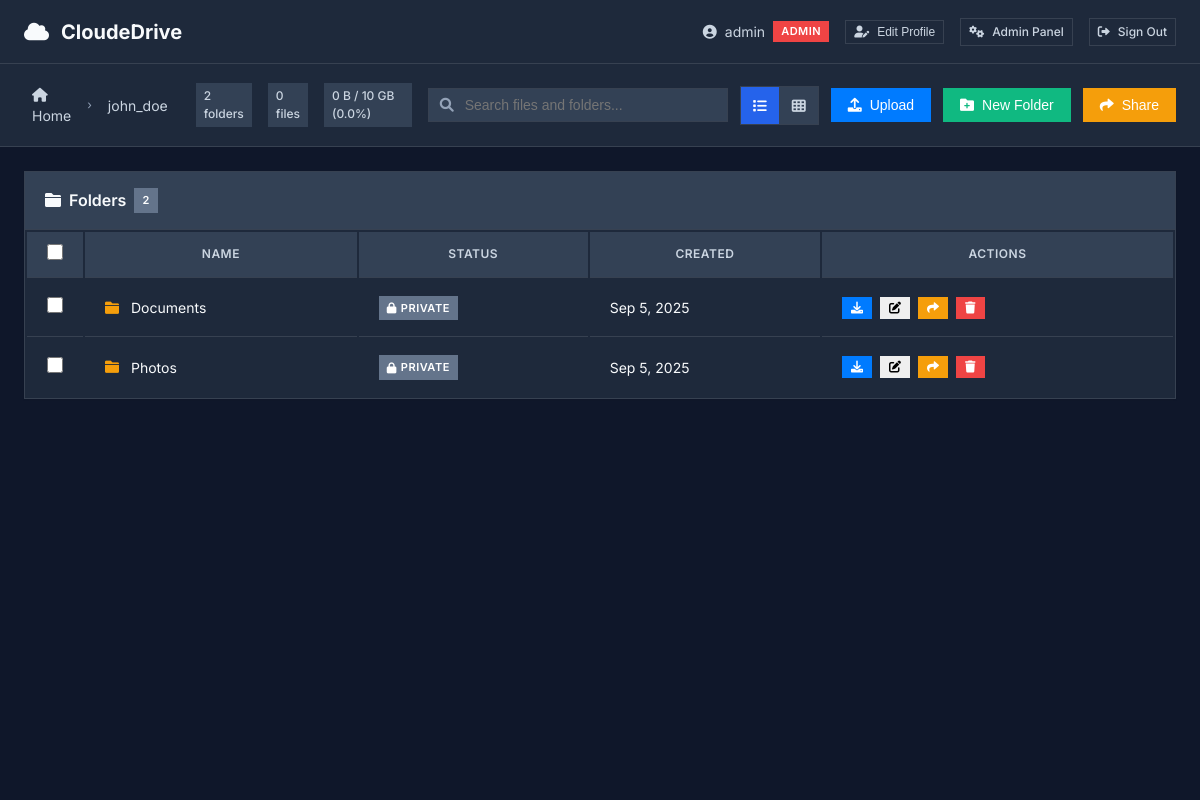
/index.php?folder=2 (signed in), run on the app's committed database.
### tables this page shows
CREATE TABLE `users` (
  `id` int(11) NOT NULL,
  `username` varchar(50) NOT NULL,
  `email` varchar(100) NOT NULL,
  `password` varchar(255) NOT NULL,
  `role` enum('admin','user') DEFAULT 'user',
  `storage_limit` bigint(20) DEFAULT 10737418240,
  `used_storage` bigint(20) DEFAULT 0,
  `created_at` timestamp NOT NULL DEFAULT current_timestamp(),
  `updated_at` timestamp NOT NULL DEFAULT current_timestamp() ON UPDATE current_timestamp()
);

CREATE TABLE `folders` (
  `id` int(11) NOT NULL,
  `name` varchar(255) NOT NULL,
  `parent_id` int(11) DEFAULT NULL,
  `owner_id` int(11) NOT NULL,
  `is_shared` tinyint(1) DEFAULT 0,
  `created_at` timestamp NOT NULL DEFAULT current_timestamp(),
  `updated_at` timestamp NOT NULL DEFAULT current_timestamp() ON UPDATE current_timestamp()
);

### index.php (the view, shortened to what the rows shown need)
<?php
require_once 'classes/User.php';
require_once 'classes/FileManager.php';
require_once 'classes/FolderManager.php';
require_once 'config/database.php';
$user = new User();
$fileManager = new FileManager();
$folderManager = new FolderManager();
$currentUser = $user->getCurrentUser();
$folderId = $_GET['folder'] ?? null;
$folderPage = max(1, (int)($_GET['folder_page'] ?? 1));
$filePage = max(1, (int)($_GET['file_page'] ?? 1));
$perPage = (int)($_GET['per_page'] ?? 20);
$perPage = in_array($perPage, [20, 50, 100, 200]) ? $perPage : 20;
$foldersResult = $folderManager->getFolders($folderId, null, $folderPage, $perPage);
$filesResult = $fileManager->getFiles($folderId, null, $filePage, $perPage);
$folders = $foldersResult['folders'] ?? [];
$files = $filesResult['files'] ?? [];
$folderPagination = [
    'current' => $foldersResult['currentPage'] ?? 1,
    'total' => $foldersResult['total'] ?? 0,
    'hasMore' => $foldersResult['hasMore'] ?? false,
    'perPage' => $foldersResult['perPage'] ?? $perPage
];
$filePagination = [
    'current' => $filesResult['currentPage'] ?? 1,
    'total' => $filesResult['total'] ?? 0,
    'hasMore' => $filesResult['hasMore'] ?? false,
    'perPage' => $filesResult['perPage'] ?? $perPage
];
$breadcrumb = $folderId ? $folderManager->getFolderBreadcrumb($folderId) : [];
$storageInfo = $user->getUserStorageInfo($currentUser['id']);
$storageUsedPercent = $storageInfo ? ($storageInfo['used_storage'] / $storageInfo['storage_limit']) * 100 : 0;
?>
<!DOCTYPE html>
<html lang="en">
<head>
    <link href="https://cdnjs.cloudflare.com/ajax/libs/font-awesome/6.0.0/css/all.min.css" rel="stylesheet">
    <link href="assets/css/style.css" rel="stylesheet">
</head>
<body>
    <div class="main-layout">
        <nav class="navbar-professional">
            <div class="navbar-content">
                <div class="navbar-actions">
                    <div class="user-info">
                        <i class="fas fa-user-circle"></i>
                        <span><?php echo htmlspecialchars($currentUser['username']); ?></span>
                        <?php if ($currentUser['role'] === 'admin'): ?>
                            <span class="admin-badge">Admin</span>
                        <?php endif; ?>
                    </div>
                </div>
            </div>
        </nav>
        <div class="toolbar">
            <div class="toolbar-content">
                <div class="toolbar-left">
                    <nav class="breadcrumb-nav">
                        <div class="breadcrumb-item">
                            <a href="index.php">
                            </a>
                        </div>
                        <?php foreach ($breadcrumb as $crumb): ?>
                            <span class="breadcrumb-separator">›</span>
                            <div class="breadcrumb-item">
                                <a href="index.php?folder=<?php echo $crumb['id']; ?>">
                                    <?php echo htmlspecialchars($crumb['name']); ?>
                                </a>
                            </div>
                        <?php endforeach; ?>
                    </nav>
                    <div class="stats-info">
                        <span class="stat-badge">
                            <?php echo $folderPagination['total']; ?> folders<?php echo $folderPagination['hasMore'] ? ' (showing first 200 max)' : ''; ?>
                        </span>
                        <span class="stat-badge">
                            <?php echo $filePagination['total']; ?> files<?php echo $filePagination['hasMore'] ? ' (showing first 200 max)' : ''; ?>
                        </span>
                        <?php if ($storageInfo): ?>
                            <span class="stat-badge">
                                <?php echo formatFileSize($storageInfo['used_storage']); ?> / <?php echo formatFileSize($storageInfo['storage_limit']); ?>
                                (<?php echo number_format($storageUsedPercent, 1); ?>%)
                            </span>
                        <?php endif; ?>
                    </div>
                </div>
            </div>
        </div>
        <div class="main-content">
            <?php if (!empty($folders) || !empty($files)): ?>
                <?php if (!empty($folders)): ?>
                <div class="card-professional">
                    <div class="card-body">
                        <div id="foldersTableView">
                            <table class="table-professional">
                                <thead>
                                    <tr>
                                        <th width="40">
                                            <input type="checkbox" id="selectAllFolders" onchange="toggleSelectAll('folder')" title="Select All">
                                        </th>
                                        <th>Name</th>
                                        <th>Status</th>
                                        <th>Created</th>
                                        <th>Actions</th>
                                    </tr>
                                </thead>
                                <tbody>
                                    <?php foreach ($folders as $folder): ?>
                                    <tr onclick="location.href='index.php?folder=<?php echo $folder['id']; ?>'" style="cursor: pointer;">
                                        <td onclick="event.stopPropagation();">
                                            <input type="checkbox" class="folder-checkbox" value="<?php echo $folder['id']; ?>" onchange="updateMultiSelectControls('folder')">
                                        </td>
                                        <td>
                                            <div class="d-flex align-items-center">
                                                <i class="fas fa-folder" style="color: #f59e0b; margin-right: 12px;"></i>
                                                <span><?php echo htmlspecialchars($folder['name']); ?></span>
                                            </div>
                                        </td>
                                        <td>
                                            <?php if ($folder['is_shared']): ?>
                                                <span class="badge-professional badge-info">
                                                    <i class="fas fa-share"></i>
                                                    Shared
                                                </span>
                                            <?php else: ?>
                                                <span class="badge-professional badge-secondary">
                                                    <i class="fas fa-lock"></i>
                                                    Private
                                                </span>
                                            <?php endif; ?>
                                        </td>
                                        <td><?php echo date('M j, Y', strtotime($folder['created_at'])); ?></td>
                                        <td>
                                            <div class="d-flex" style="gap: 8px;">
                                                <button class="btn-professional btn-primary btn-sm" onclick="event.stopPropagation(); downloadFolder(<?php echo $folder['id']; ?>)" title="Download as ZIP">
                                                    <i class="fas fa-download"></i>
                                                </button>
                                                <?php if ($currentUser['role'] === 'admin' || $folder['owner_id'] == $currentUser['id']): ?>
                                                    <button class="btn-professional btn-info btn-sm" onclick="event.stopPropagation(); renameFolder(<?php echo $folder['id']; ?>, '<?php echo htmlspecialchars($folder['name'], ENT_QUOTES); ?>')" title="Rename">
                                                        <i class="fas fa-edit"></i>
                                                    </button>
                                                <?php endif; ?>
                                                <?php if ($currentUser['role'] === 'admin' || $folder['owner_id'] == $currentUser['id']): ?>
                                                    <button class="btn-professional btn-warning btn-sm" onclick="event.stopPropagation(); shareFolder(<?php echo $folder['id']; ?>)" title="Share">
                                                        <i class="fas fa-share"></i>
                                                    </button>
                                                <?php endif; ?>
                                                <?php if ($currentUser['role'] === 'admin' || $folder['can_delete_folder']): ?>
                                                <button class="btn-professional btn-danger btn-sm" onclick="event.stopPropagation(); showDeleteConfirmation('folder', <?php echo $folder['id']; ?>, '<?php echo htmlspecialchars($folder['name'], ENT_QUOTES); ?>')" title="Delete">
                                                    <i class="fas fa-trash"></i>
                                                </button>
                                                <?php endif; ?>
                                            </div>
                                        </td>
                                    </tr>
                                    <?php endforeach; ?>
                                </tbody>
                            </table>
                        </div>
                    </div>
                </div>
                <?php endif; ?>
            <?php endif; ?>
        </div>
    </div>
</body>
</html>
<?php
function formatFileSize($bytes) {
    $units = ['B', 'KB', 'MB', 'GB', 'TB'];
    for ($i = 0; $bytes > 1024 && $i < count($units) - 1; $i++) {
        $bytes /= 1024;
    }
    return round($bytes, 2) . ' ' . $units[$i];
}
?>

### data on the page
users: role "admin", used_storage "0 B", storage_limit "10 GB", storageUsedPercent "0.0"
folders: name "john_doe"
folders: name "Documents", is_shared 0 (drawn), created_at "Sep 5, 2025"
folders: name "Photos", is_shared 0 (drawn), created_at "Sep 5, 2025"

### other printed values
$folderPagination['total'] "2"
$filePagination['total'] "0"
